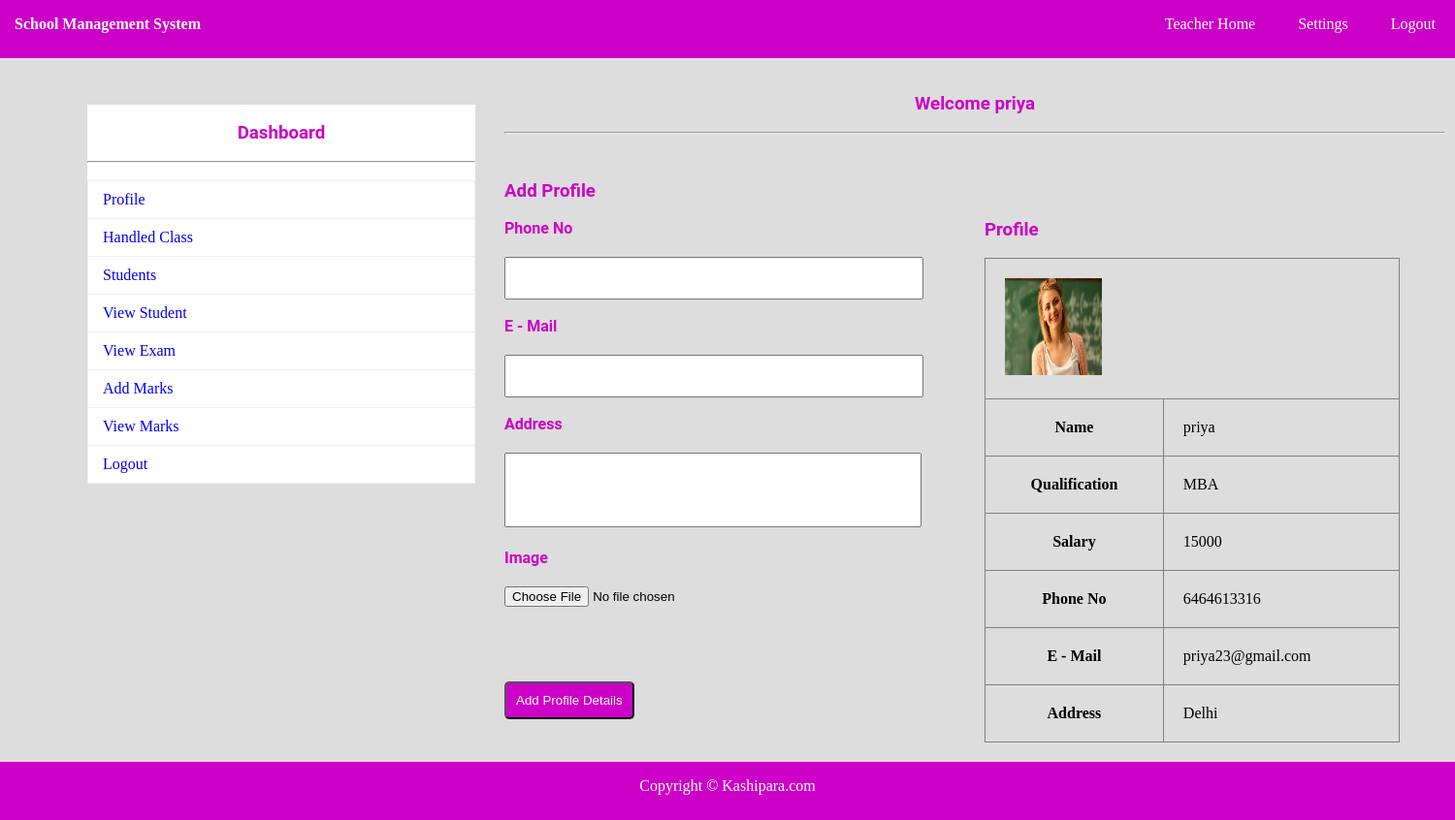
/teacher_home.php (signed in), run on the app's committed database.
### tables this page shows
CREATE TABLE IF NOT EXISTS `staff` (
  `TID` int(11) NOT NULL AUTO_INCREMENT,
  `TNAME` varchar(150) NOT NULL,
  `TPASS` varchar(150) NOT NULL,
  `QUAL` varchar(150) NOT NULL,
  `SAL` varchar(150) NOT NULL,
  `PNO` varchar(150) NOT NULL,
  `MAIL` varchar(150) NOT NULL,
  `PADDR` text NOT NULL,
  `IMG` varchar(150) NOT NULL,
  PRIMARY KEY (`TID`)
);

### teacher_home.php (the view, shortened to what this page needs)
<?php
	include"database.php";
	$sql="SELECT * FROM staff WHERE TID={$_SESSION["TID"]}";
		$res=$db->query($sql);
		if($res->num_rows>0)
		{
			$row=$res->fetch_assoc();
		}
?>
<!DOCTYPE html>
<html>
	<head>
		<link rel="stylesheet" type="text/css" href="css/style.css">
	</head>
	<body>
		<?php include"navbar.php";?><br>
			<div id="section">
				<?php include"sidebar.php";?><br>
					<h3 class="text">Welcome <?php echo $_SESSION["TNAME"]; ?></h3><br><hr><br>
				<div class="content">
					<h3>Add Profile</h3><br>
					<div class="lbox1">
					<form  enctype="multipart/form-data" role="form"  method="post" action="<?php echo $_SERVER["PHP_SELF"];?>">
							<label>  Phone No</label><br>
							<input type="text" maxlength="10" required class="input3" name="pno"><br><br>
							<label>  E - Mail</label><br>
							<input type="email"  class="input3" required name="mail"><br><br>
							<label>  Address</label><br>
							<textarea rows="5" name="addr"></textarea><br><br>
							<label> Image</label><br>
							<input type="file"  class="input3" required name="img"><br><br>
						<button type="submit" class="btn" name="submit">Add Profile Details</button>
						</form>
					</div>
					<div class="rbox1">
					<h3> Profile</h3><br>
						<table border="1px">
							<tr><td colspan="2"><img src="<?php echo $row["IMG"] ?>" height="100" width="100" alt="upload Pending"></td></tr>
							<tr><th>Name </th> <td><?php echo $row["TNAME"] ?> </td></tr>
							<tr><th>Qualification </th> <td><?php echo $row["QUAL"] ?>  </td></tr>
							<tr><th>Salary </th> <td> <?php echo $row["SAL"] ?>  </td></tr>
							<tr><th>Phone No </th> <td> <?php echo $row["PNO"] ?> </td></tr>
							<tr><th>E - Mail </th> <td> <?php echo $row["MAIL"] ?> </td></tr>
							<tr><th>Address </th> <td> <?php echo $row["PADDR"] ?> </td></tr>
						</table>
					</div>
				</div>
			</div>
				<?php include"footer.php";?>
	</body>
</html>

### css/style.css (style rules this page uses)
* { padding:0px; margin:0px; }
html { background:#dddddd; }
h1,h2,h3,h4,h5,h6,label { font-family:roboto; color:#cd00c7; }
.btn { border-radius:5px; padding:10px; background:#cd00c7; color:white; margin-top:40px; }
label { font-weight:bold; }
.text { text-align:center; }
#section { height:auto; width:1400px; margin-left:90px; font-family:cambria; }
.content { margin-top:30px; height:auto; width:950px; float:left; }
tr,td,th { padding:20px; }
.input3 { width:90%; height:40px; margin-top:20px; }
table { border-collapse:collapse; }
.lbox1 { width:50%; margin-right:20px; float:left; }
.rbox1 { width:45%; float:left; }
.rbox1 table { width:100%; }
textarea { resize:none;width:90%;margin-top:20px; }

### data on the page
staff: IMG (picture), TNAME "priya", QUAL "MBA", SAL "15000", PNO "6464613316", MAIL "priya23@gmail.com", PADDR "Delhi"

### other printed values
$_SESSION["TNAME"] "priya"
